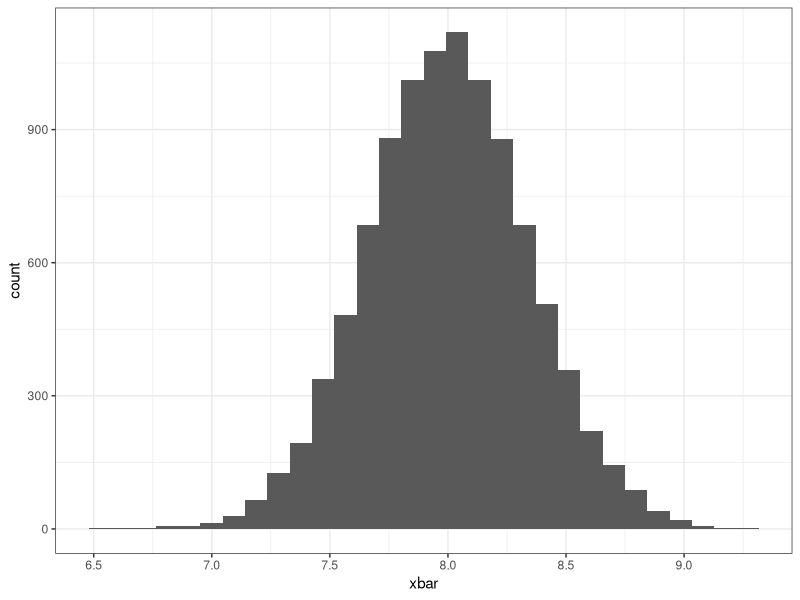
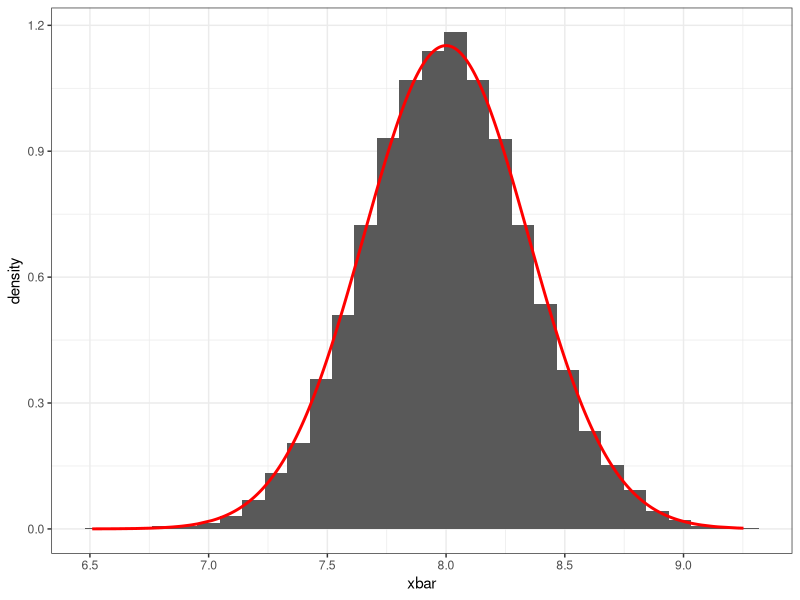
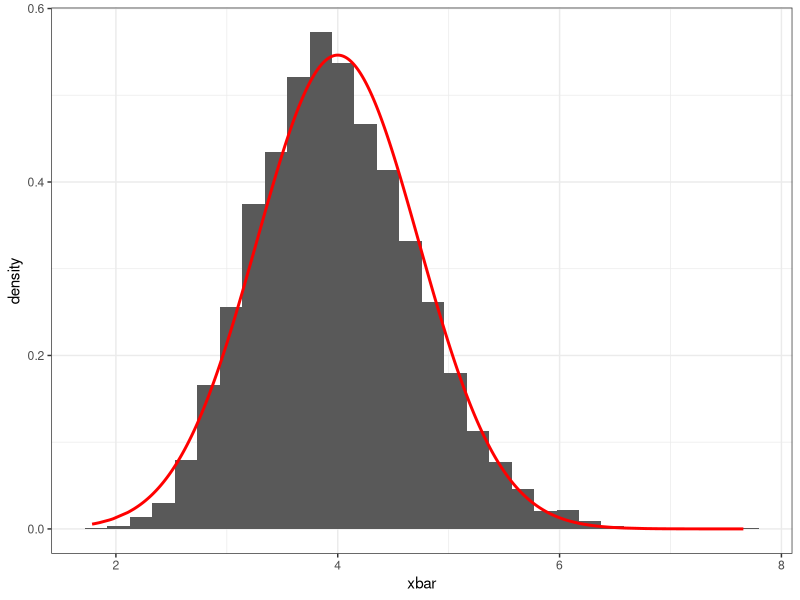
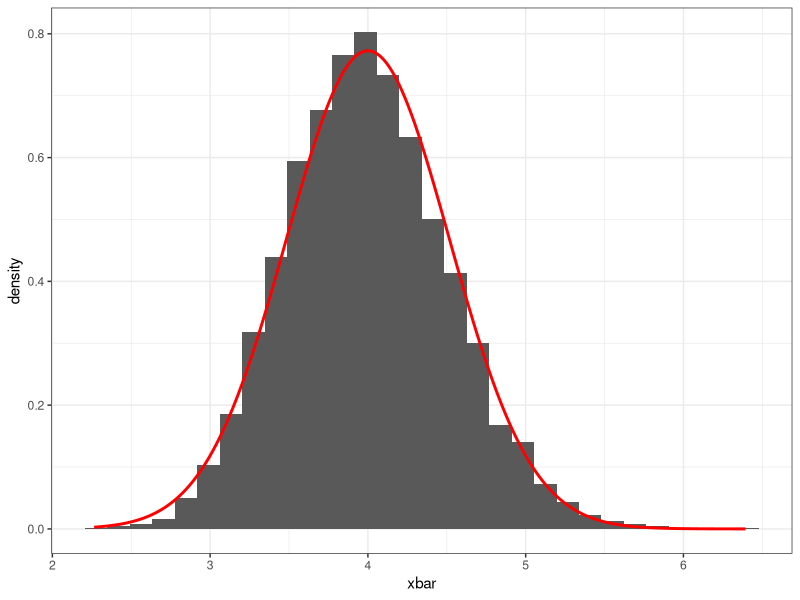
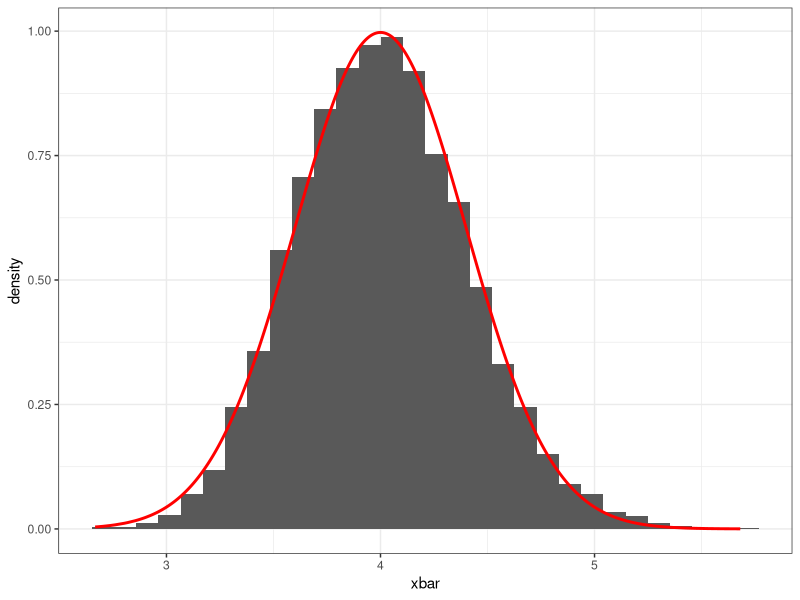
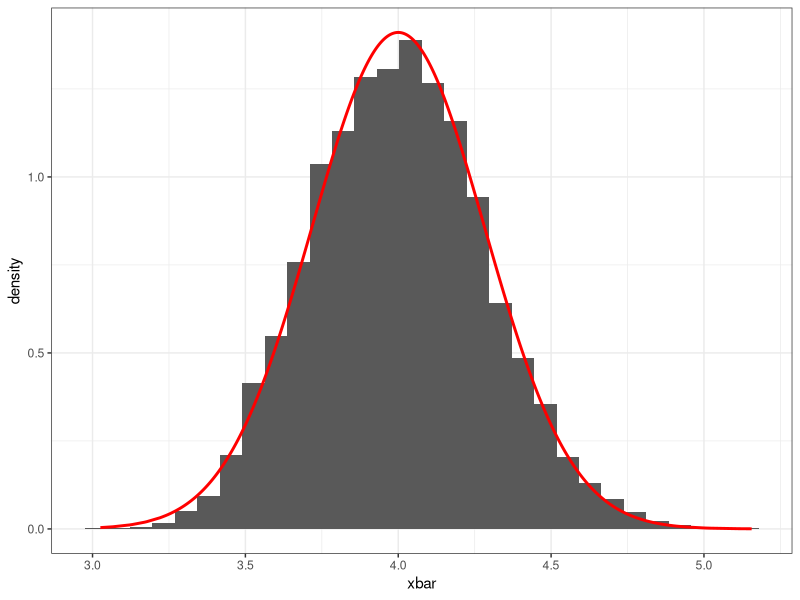
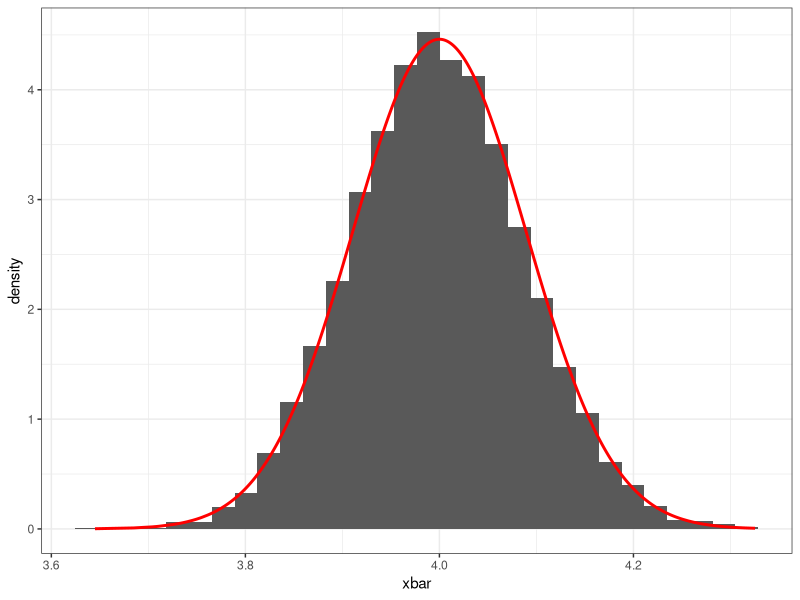

The R source for these figures, in order:
## ---- chunk 1
#| code-fold: show


library(ggplot2)
## ---- chunk 2
x1 <- rnorm(25, 8, sqrt(3))
mean(x1)
## ---- chunk 3
x2 <- rnorm(25, 8, sqrt(3))
mean(x2)
## ---- chunk 4
x3 <- rnorm(25, 8, sqrt(3))
mean(x3)
## ---- chunk 5
# Generate 10,000 samples of size 25 
x_samples <- replicate(10000, rnorm(25, 8, sqrt(3)))
# Obtain the mean for all the samples
x_means <- colMeans(x_samples)
# Plot a histogram of the sample means
data.frame(xbar = x_means) |> 
  ggplot(aes(xbar)) +
  geom_histogram() +
  theme_bw()
## ---- chunk 6
# Plotting the histogram of the sample means
# And imposing the density function of a normal distribution

data.frame(xbar = x_means, y = dnorm(x_means, 8, sqrt(3/25))) |> 
  ggplot(aes(xbar, y = after_stat(density))) +
  geom_histogram() +
  geom_line(aes(xbar, y), col = "red", lwd = 1) +
  theme_bw()
## ---- chunk 7

# Generate 10,000 samples of size 15 
# Obtain the mean for all the samples
x_samples <- replicate(10000, rchisq(15, 4))
x_means <- colMeans(x_samples)

# Plotting the histogram of the sample means
# And imposing the density function of a normal distribution
data.frame(xbar = x_means, y = dnorm(x_means, 4, sqrt(8/15))) |> 
  ggplot(aes(xbar, y = after_stat(density))) +
  geom_histogram() +
  geom_line(aes(xbar, y), col = "red", lwd = 1) +
  theme_bw()
## ---- chunk 8

# Generate 10,000 samples of size 30
# Obtain the mean for all the samples
x_samples <- replicate(10000, rchisq(30, 4))
x_means <- colMeans(x_samples)

# Plotting the histogram of the sample means
# And imposing the density function of a normal distribution

data.frame(xbar = x_means, y = dnorm(x_means, 4, sqrt(8/30))) |> 
  ggplot(aes(xbar, y = after_stat(density))) +
  geom_histogram() +
  geom_line(aes(xbar, y), col = "red", lwd = 1) +
  theme_bw()
## ---- chunk 9

# Generate 10,000 samples of size 50
# Obtain the mean for all the samples
x_samples <- replicate(10000, rchisq(50, 4))
x_means <- colMeans(x_samples)

# Plotting the histogram of the sample means
# And imposing the density function of a normal distribution
data.frame(xbar = x_means, y = dnorm(x_means, 4, sqrt(8/50))) |> 
  ggplot(aes(xbar, y = after_stat(density))) +
  geom_histogram() +
  geom_line(aes(xbar, y), col = "red", lwd = 1) +
  theme_bw()
## ---- chunk 10

# Generate 10,000 samples of size 100
# Obtain the mean for all the samples
x_samples <- replicate(10000, rchisq(100, 4))
x_means <- colMeans(x_samples)

# Plotting the histogram of the sample means
# And imposing the density function of a normal distribution
data.frame(xbar = x_means, y = dnorm(x_means, 4, sqrt(8/100))) |> 
  ggplot(aes(xbar, y = after_stat(density))) +
  geom_histogram() +
  geom_line(aes(xbar, y), col = "red", lwd = 1) +
  theme_bw()
## ---- chunk 11

# Generate 10,000 samples of size 1000 
# Obtain the mean for all the samples
x_samples <- replicate(10000, rchisq(1000, 4))
x_means <- colMeans(x_samples)

# Plotting the histogram of the sample means
# And imposing the density function of a normal distribution
data.frame(xbar = x_means, y = dnorm(x_means, 4, sqrt(8/1000))) |> 
  ggplot(aes(xbar, y = after_stat(density))) +
  geom_histogram() +
  geom_line(aes(xbar, y), col = "red", lwd = 1) +
  theme_bw()
